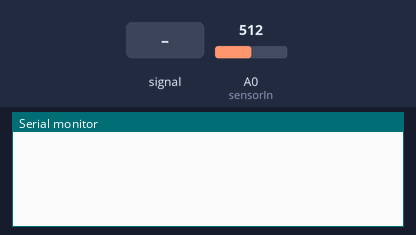
Simulated run of this sketch. Board: ESP8266 (NodeMCU). On the bench: the last lines printed to the serial monitor. The inputs (shaded band) are chosen by the test bench; at power-on: A0 (sensorIn) = 512. WiFi joins after 1.5 s; servers stay silent unless stated.

Above: at 3.0 s.
3.1 s: A0 (sensorIn) fed a 200 Hz sine of ±81 counts around its level
At 5.8 s:
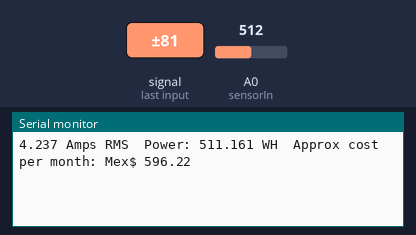
6.1 s: A0 (sensorIn) set to 716
At 7.6 s:
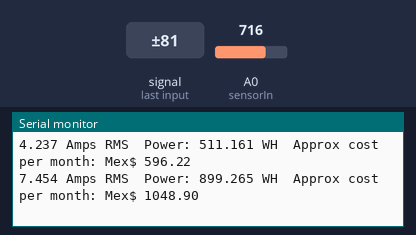
Timing chart, 0 to 9.1 s (numbered marks = the images above; inputs shaded):
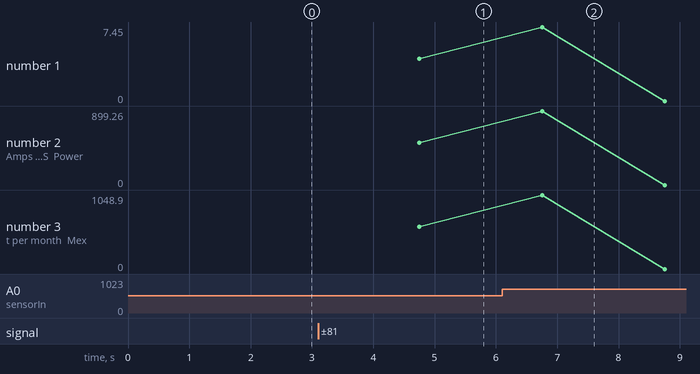

Measured:
- after the input at 3.1 s, the serial monitor: prints a new line after 1.7 s (image 1)
- after the input at 6.1 s, the serial monitor: prints a new line after 0.65 s (image 2)
- plotted number 1: 4.24 → 0 after the input at 6.1 s
- plotted number 2: 511.16 → 0 after the input at 6.1 s
- plotted number 3: 596.22 → 0 after the input at 6.1 s

The sketch:

CODE.ino
```cpp
#include <ESP8266WiFi.h>
#include <BlynkSimpleEsp8266.h>

BlynkTimer timer;

char auth[] = ""; //from blynk app
char ssid[] = ""; //your wifi ssid
char pass[] = ""; //your wifi password

const int sensorIn = A0;
unsigned int mVperAmp = 66;
float ACSVoltage = 0;
float VRMS = 0;
float AmpsRMS = 0;
float inputV = 127.0;
float mcuVoltage = 5.0;
float WH = 0;
unsigned int calibration = 62;
unsigned int pF = 95;
float energyCostpermonth = 0;
float energyTariff = 1.62;

void getACS712() {
  ACSVoltage = getVPP();
  VRMS = (ACSVoltage / 2.0) * 0.707;
  AmpsRMS = (VRMS * 1000) / mVperAmp;
  if ((AmpsRMS > -0.015) && (AmpsRMS < 0.008)) {
    AmpsRMS = 0.0;
  }
  Serial.print(String(AmpsRMS, 3));
  Serial.print(" Amps RMS");
  Serial.print("\tPower: ");
  WH = (inputV * AmpsRMS) * (pF / 100.0);
  if (WH > 50)
  {
    Blynk.notify("Over power absorbed");
  }
  Serial.print(String(WH, 3));
  Serial.print(" WH");
  Blynk.virtualWrite(V5, String(AmpsRMS, 3));
  Blynk.virtualWrite(V6, String(WH, 3));
  Blynk.virtualWrite(V7, int(WH + 0.5));
  energyCostpermonth = (24.0 * 30.0 * (WH / 1000.0) * energyTariff);
  Serial.print("  Approx cost per month: Mex$ ");
  Serial.println(String(energyCostpermonth, 2));
  Blynk.virtualWrite(V8, String(energyCostpermonth, 2));
}

float getVPP()
{
  float result;
  int readValue;
  int maxValue = 0;
  int minValue = 1024;
  uint32_t start_time = millis();
  while ((millis() - start_time) < 950)
  {
    readValue = analogRead(sensorIn);
    if (readValue > maxValue)
    {
      maxValue = readValue;
    }
    if (readValue < minValue)
    {
      minValue = readValue;
    }
  }
  result = ((maxValue - minValue) * mcuVoltage) / 1024.0;
  return result;
}

// V5 Pantalla de CA IRMS
// V6 Pantalla WH
// V7 Medidor WH
// V8 Medidor de costos


void setup() {
  Serial.begin(9600);
  Blynk.begin(auth, ssid, pass);
  timer.setInterval(2000L, getACS712);
}

void loop() {
  Blynk.run();
  timer.run();
}
```
